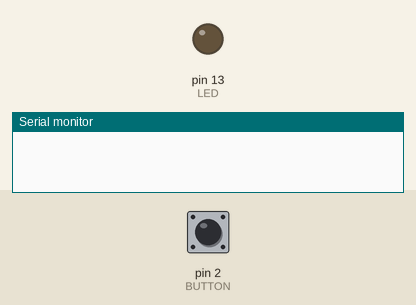
Bench run of a sketch on a simulated Arduino Uno, built with avr-gcc and run on an emulated ATmega328P. Parts: output pins drawn as LEDs (lit = HIGH), the last lines printed to the serial monitor. Inputs (shaded band) come from the test bench; at power-on: pin 2 (BUTTON) LOW.

Above: at 1.2 s.
1.3 s: pin 2 (BUTTON) pulled HIGH for 0.15 s
At 2.5 s:
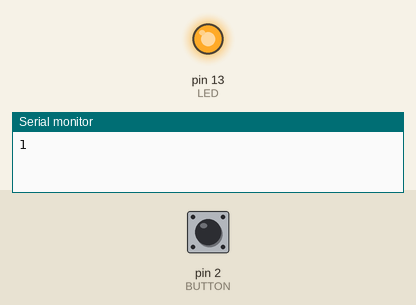
2.9 s: pin 2 (BUTTON) pulled HIGH for 1 s
At 3.9 s:
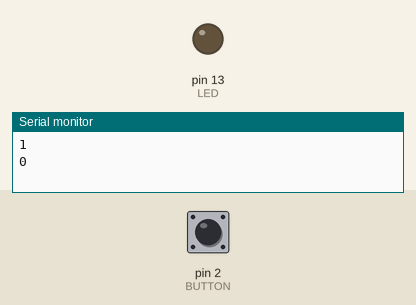
5.4 s: pin 2 (BUTTON) pulled HIGH for 3.2 s
At 5.8 s:
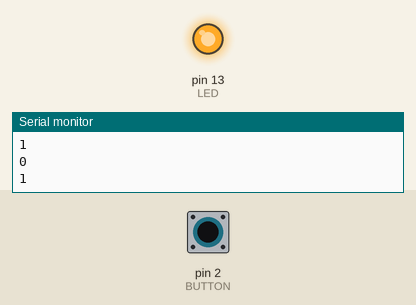
Timing chart, 0 to 8.4 s (numbered marks = the images above; inputs shaded):
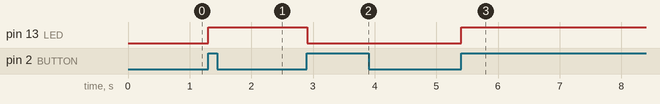

Measured:
- after the input at 1.3 s, pin 13 (LED): LOW → HIGH at once
- after the input at 2.9 s, pin 13 (LED): HIGH → LOW at once
- after the input at 5.4 s, pin 13 (LED): LOW → HIGH at once

The sketch:

exp_07_02.ino
```cpp
// Лаборатория электроники и программирования
// Эксперимент 7
// Боремся с дребезгом кнопки.
//

// Контакт 13 для подключения светодиода
int LED=13;
// Контакт 2 для подключения кнопки
int BUTTON=2;
// Переменная для сохранения предыдущего состояния кнопки
boolean lastButton = LOW;
// Переменная для сохранения текущего состояния кнопки
boolean currentButton = LOW;
// Текущее состояние светодиода (включен/выключен)
boolean ledOn = false;

void setup() {
  // запуск последовательного порта
  Serial.begin(9600);
  // Сконфигурировать контакт светодиода как выход
  pinMode (LED, OUTPUT);
  // Сконфигурировать контакт кнопки как вход
  pinMode (BUTTON, INPUT);
}

void loop() {
  currentButton = debounce(lastButton);
  // если нажатие...
  if (lastButton == LOW && currentButton == HIGH)
    {
    // инвертировать значение состояния светодиода
    ledOn = !ledOn;
    Serial.println(ledOn);
    }
  lastButton = currentButton;
  // изменить статус состояния светодиода
  digitalWrite(LED, ledOn);
}

// Функция сглаживания дребезга
// Принимает в качестве аргумента предыдущее состояние кнопки,
// выдает фактическое.
boolean debounce(boolean last) {
  // Считать состояние кнопки
  boolean current = digitalRead(BUTTON);
  if (last != current)    // если изменилось...
    {
    // ждем 5мс
    delay(5);
    // считываем состояние кнопки
    current = digitalRead(BUTTON);
    // возвращаем состояние кнопки
    return current;
    }
}
```
